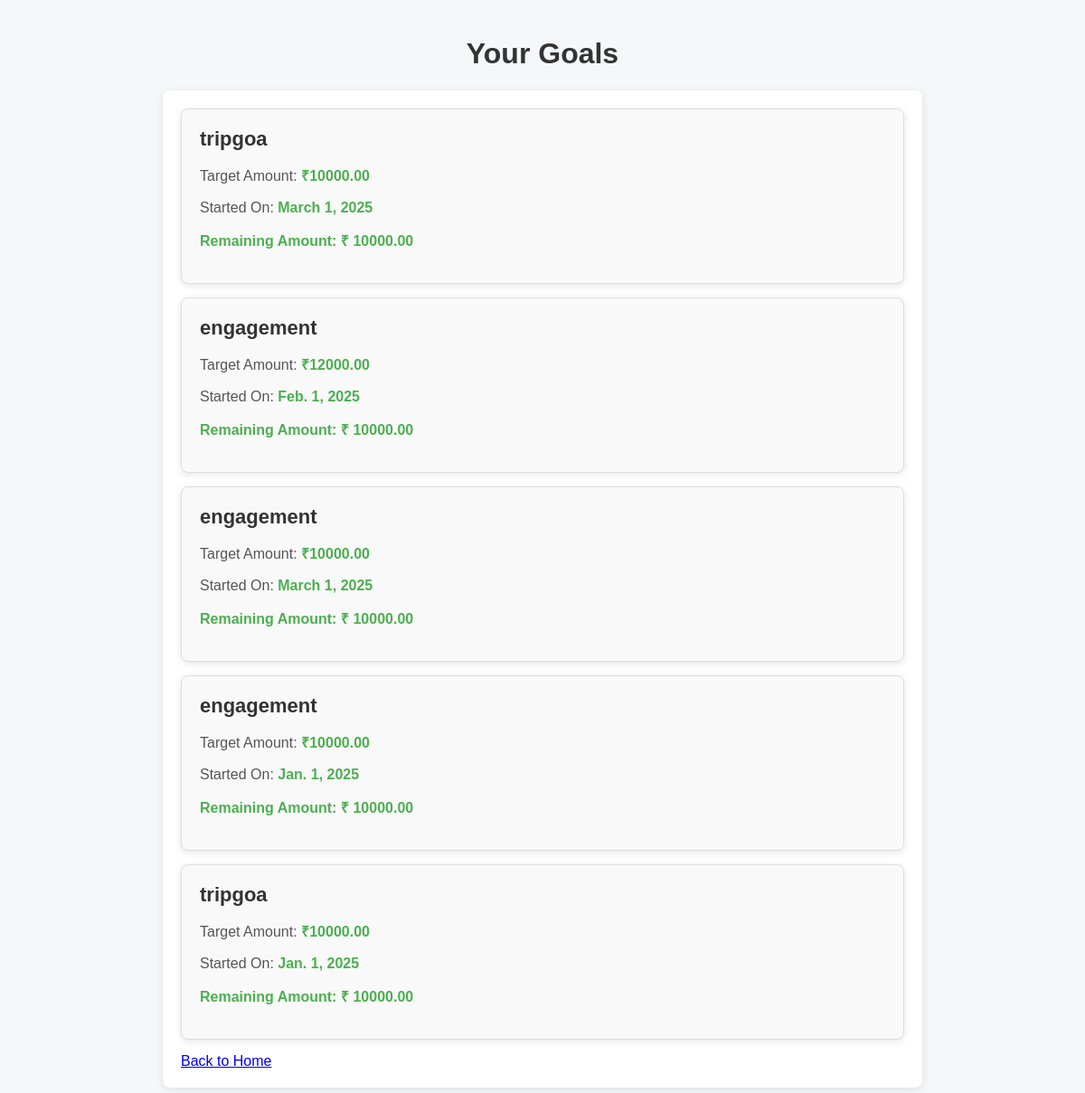
Screenshot of /viewgoals/ (signed in) with the database file from the repository.
### ffm/models.py (models this page shows)
class Goal(models.Model):
    user = models.ForeignKey('user_register', on_delete=models.CASCADE)
    name = models.CharField(max_length=255)
    target_amount = models.DecimalField(max_digits=10, decimal_places=2)
    current_savings = models.DecimalField(max_digits=10, decimal_places=2, default=0)
    start_date = models.DateField()
    end_date = models.DateField(null=True, blank=True)

### ffm/views.py (the view)
# urls.py: path('viewgoals/', views.view_goals, name='viewgoals'),
def view_goals(request):
    email = request.session.get('email')  # Get the logged-in user's email from session
    if not email:
        return HttpResponse("User not logged in", status=401)
    try:
        user = user_register.objects.get(email=email)
    except user_register.DoesNotExist:
        return HttpResponse("User not found", status=404)
    goals = Goal.objects.filter(user=user)
    for goal in goals:
        goal.remaining_amount = goal.target_amount - goal.current_savings
    return render(request, 'view_goals.html', {'goals': goals})

### ffm/templates/view_goals.html (shortened to what this page needs)
<!DOCTYPE html>
<html lang="en">
<head>
</head>
<body>
    <h1>Your Goals</h1>
    <div class="goals-container">
        {% if goals %}
            {% for goal in goals %}
                <div class="goal-card">
                    <div class="goal-name">{{ goal.name }}</div>
                    <div class="goal-details">
                        <p>Target Amount: <strong>₹{{ goal.target_amount }}</strong></p>
                        <p>Started On: <strong>{{ goal.start_date }}</strong></p>
                        <p><strong>Remaining Amount: ₹ {{ goal.remaining_amount|floatformat:2 }}</strong></p>
                    </div>
                </div>
            {% endfor %}
        {% else %}
            <p>You have not set any goals yet.</p>
        {% endif %}
        <a href="/home/" class="back-button">Back to Home</a>
    </div>
</body>
</html>

### ffm/templates/view_goals.html (style rules this page uses)
body { font-family: Arial, sans-serif; background-color: #f5f8f8; margin: 0; padding: 20px; }
h1 { text-align: center; color: #333; }
.goals-container { max-width: 800px; margin: 0 auto; background: white; border-radius: 8px; box-shadow: 0 2px 10px rgba(0, 0, 0, 0.1); padding: 20px; }
.goal-card { border: 1px solid #ddd; border-radius: 8px; padding: 20px; margin-bottom: 15px; background-color: #f9f9f9; box-shadow: 0 2px 8px rgba(0, 0, 0, 0.1); }
.goal-name { font-size: 22px; font-weight: bold; color: #333; margin-bottom: 10px; }
.goal-details { font-size: 16px; color: #555; }
.goal-details strong { color: #4CAF50; }

### rows the page displays
Goal: name "tripgoa", target_amount "10000.00", start_date "March 1, 2025", remaining_amount "10000.00"
Goal: name "engagement", target_amount "12000.00", start_date "Feb. 1, 2025", remaining_amount "10000.00"
Goal: name "engagement", target_amount "10000.00", start_date "March 1, 2025", remaining_amount "10000.00"
Goal: name "engagement", target_amount "10000.00", start_date "Jan. 1, 2025", remaining_amount "10000.00"
Goal: name "tripgoa", target_amount "10000.00", start_date "Jan. 1, 2025", remaining_amount "10000.00"
